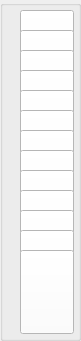
    <widget class="QGroupBox" name="table1">
     <property name="enabled">
      <bool>true</bool>
     </property>
     <property name="geometry">
      <rect>
       <x>10</x>
       <y>110</y>
       <width>81</width>
       <height>341</height>
      </rect>
     </property>
     <property name="sizePolicy">
      <sizepolicy hsizetype="Fixed" vsizetype="Fixed">
       <horstretch>0</horstretch>
       <verstretch>0</verstretch>
      </sizepolicy>
     </property>
     <property name="minimumSize">
      <size>
       <width>72</width>
       <height>112</height>
      </size>
     </property>
     <property name="layoutDirection">
      <enum>Qt::LeftToRight</enum>
     </property>
     <property name="autoFillBackground">
      <bool>false</bool>
     </property>
     <property name="title">
      <string/>
     </property>
     <property name="alignment">
      <set>Qt::AlignJustify|Qt::AlignTop</set>
     </property>
     <widget class="QPushButton" name="table1_card_1">
      <property name="geometry">
       <rect>
        <x>20</x>
        <y>10</y>
        <width>54</width>
        <height>84</height>
       </rect>
      </property>
      <property name="sizePolicy">
       <sizepolicy hsizetype="Fixed" vsizetype="Fixed">
        <horstretch>0</horstretch>
        <verstretch>0</verstretch>
       </sizepolicy>
      </property>
      <property name="minimumSize">
       <size>
        <width>54</width>
        <height>84</height>
       </size>
      </property>
      <property name="maximumSize">
       <size>
        <width>54</width>
        <height>84</height>
       </size>
      </property>
      <property name="styleSheet">
       <string notr="true">background: white;
border-width:3px;
border-color: black;</string>
      </property>
      <property name="text">
       <string/>
      </property>
     </widget>
     <widget class="QPushButton" name="table1_card_6">
      <property name="geometry">
       <rect>
        <x>20</x>
        <y>110</y>
        <width>54</width>
        <height>84</height>
       </rect>
      </property>
      <property name="sizePolicy">
       <sizepolicy hsizetype="Fixed" vsizetype="Fixed">
        <horstretch>0</horstretch>
        <verstretch>0</verstretch>
       </sizepolicy>
      </property>
      <property name="minimumSize">
       <size>
        <width>54</width>
        <height>84</height>
       </size>
      </property>
      <property name="maximumSize">
       <size>
        <width>54</width>
        <height>84</height>
       </size>
      </property>
      <property name="styleSheet">
       <string notr="true">background: white;
border-width:3px;
border-color: black;</string>
      </property>
      <property name="text">
       <string/>
      </property>
     </widget>
     <widget class="QPushButton" name="table1_card_5">
      <property name="geometry">
       <rect>
        <x>20</x>
        <y>90</y>
        <width>54</width>
        <height>84</height>
       </rect>
      </property>
      <property name="sizePolicy">
       <sizepolicy hsizetype="Fixed" vsizetype="Fixed">
        <horstretch>0</horstretch>
        <verstretch>0</verstretch>
       </sizepolicy>
      </property>
      <property name="minimumSize">
       <size>
        <width>54</width>
        <height>84</height>
       </size>
      </property>
      <property name="maximumSize">
       <size>
        <width>54</width>
        <height>84</height>
       </size>
      </property>
      <property name="styleSheet">
       <string notr="true">background: white;
border-width:3px;
border-color: black;</string>
      </property>
      <property name="text">
       <string/>
      </property>
     </widget>
     <widget class="QPushButton" name="table1_card_2">
      <property name="geometry">
       <rect>
        <x>20</x>
        <y>30</y>
        <width>54</width>
        <height>84</height>
       </rect>
      </property>
      <property name="sizePolicy">
       <sizepolicy hsizetype="Fixed" vsizetype="Fixed">
        <horstretch>0</horstretch>
        <verstretch>0</verstretch>
       </sizepolicy>
      </property>
      <property name="minimumSize">
       <size>
        <width>54</width>
        <height>84</height>
       </size>
      </property>
      <property name="maximumSize">
       <size>
        <width>54</width>
        <height>84</height>
       </size>
      </property>
      <property name="styleSheet">
       <string notr="true">background: white;
border-width:3px;
border-color: black;
</string>
      </property>
      <property name="text">
       <string/>
      </property>
     </widget>
     <widget class="QPushButton" name="table1_card_8">
      <property name="geometry">
       <rect>
        <x>20</x>
        <y>150</y>
        <width>54</width>
        <height>84</height>
       </rect>
      </property>
      <property name="sizePolicy">
       <sizepolicy hsizetype="Fixed" vsizetype="Fixed">
        <horstretch>0</horstretch>
        <verstretch>0</verstretch>
       </sizepolicy>
      </property>
      <property name="minimumSize">
       <size>
        <width>54</width>
        <height>84</height>
       </size>
      </property>
      <property name="maximumSize">
       <size>
        <width>54</width>
        <height>84</height>
       </size>
      </property>
      <property name="styleSheet">
       <string notr="true">background: white;
border-width:3px;
border-color: black;
</string>
      </property>
      <property name="text">
       <string/>
      </property>
     </widget>
     <widget class="QPushButton" name="table1_card_3">
      <property name="geometry">
       <rect>
        <x>20</x>
        <y>50</y>
        <width>54</width>
        <height>84</height>
       </rect>
      </property>
      <property name="sizePolicy">
       <sizepolicy hsizetype="Fixed" vsizetype="Fixed">
        <horstretch>0</horstretch>
        <verstretch>0</verstretch>
       </sizepolicy>
      </property>
      <property name="minimumSize">
       <size>
        <width>54</width>
        <height>84</height>
       </size>
      </property>
      <property name="maximumSize">
       <size>
        <width>54</width>
        <height>84</height>
       </size>
      </property>
      <property name="styleSheet">
       <string notr="true">background: white;
border-width:3px;
border-color: black;
</string>
      </property>
      <property name="text">
       <string/>
      </property>
     </widget>
     <widget class="QPushButton" name="table1_card_4">
      <property name="geometry">
       <rect>
        <x>20</x>
        <y>70</y>
        <width>54</width>
        <height>84</height>
       </rect>
      </property>
      <property name="sizePolicy">
       <sizepolicy hsizetype="Fixed" vsizetype="Fixed">
        <horstretch>0</horstretch>
        <verstretch>0</verstretch>
       </sizepolicy>
      </property>
      <property name="minimumSize">
       <size>
        <width>54</width>
        <height>84</height>
       </size>
      </property>
      <property name="maximumSize">
       <size>
        <width>54</width>
        <height>84</height>
       </size>
      </property>
      <property name="styleSheet">
       <string notr="true">background: white;
border-width:3px;
border-color: black;
</string>
      </property>
      <property name="text">
       <string/>
      </property>
     </widget>
     <widget class="QPushButton" name="table1_card_7">
      <property name="geometry">
       <rect>
        <x>20</x>
        <y>130</y>
        <width>54</width>
        <height>84</height>
       </rect>
      </property>
      <property name="sizePolicy">
       <sizepolicy hsizetype="Fixed" vsizetype="Fixed">
        <horstretch>0</horstretch>
        <verstretch>0</verstretch>
       </sizepolicy>
      </property>
      <property name="minimumSize">
       <size>
        <width>54</width>
        <height>84</height>
       </size>
      </property>
      <property name="maximumSize">
       <size>
        <width>54</width>
        <height>84</height>
       </size>
      </property>
      <property name="styleSheet">
       <string notr="true">background: white;
border-width:3px;
border-color: black;
</string>
      </property>
      <property name="text">
       <string/>
      </property>
     </widget>
     <widget class="QPushButton" name="table1_card_9">
      <property name="geometry">
       <rect>
        <x>20</x>
        <y>170</y>
        <width>54</width>
        <height>84</height>
       </rect>
      </property>
      <property name="sizePolicy">
       <sizepolicy hsizetype="Fixed" vsizetype="Fixed">
        <horstretch>0</horstretch>
        <verstretch>0</verstretch>
       </sizepolicy>
      </property>
      <property name="minimumSize">
       <size>
        <width>54</width>
        <height>84</height>
       </size>
      </property>
      <property name="maximumSize">
       <size>
        <width>54</width>
        <height>84</height>
       </size>
      </property>
      <property name="styleSheet">
       <string notr="true">background: white;
border-width:3px;
border-color: black;
</string>
      </property>
      <property name="text">
       <string/>
      </property>
     </widget>
     <widget class="QPushButton" name="table1_card_10">
      <property name="geometry">
       <rect>
        <x>20</x>
        <y>190</y>
        <width>54</width>
        <height>84</height>
       </rect>
      </property>
      <property name="sizePolicy">
       <sizepolicy hsizetype="Fixed" vsizetype="Fixed">
        <horstretch>0</horstretch>
        <verstretch>0</verstretch>
       </sizepolicy>
      </property>
      <property name="minimumSize">
       <size>
        <width>54</width>
        <height>84</height>
       </size>
      </property>
      <property name="maximumSize">
       <size>
        <width>54</width>
        <height>84</height>
       </size>
      </property>
      <property name="styleSheet">
       <string notr="true">background: white;
border-width:3px;
border-color: black;</string>
      </property>
      <property name="text">
       <string/>
      </property>
     </widget>
     <widget class="QPushButton" name="table1_card_11">
      <property name="geometry">
       <rect>
        <x>20</x>
        <y>210</y>
        <width>54</width>
        <height>84</height>
       </rect>
      </property>
      <property name="sizePolicy">
       <sizepolicy hsizetype="Fixed" vsizetype="Fixed">
        <horstretch>0</horstretch>
        <verstretch>0</verstretch>
       </sizepolicy>
      </property>
      <property name="minimumSize">
       <size>
        <width>54</width>
        <height>84</height>
       </size>
      </property>
      <property name="maximumSize">
       <size>
        <width>54</width>
        <height>84</height>
       </size>
      </property>
      <property name="styleSheet">
       <string notr="true">background: white;
border-width:3px;
border-color: black;</string>
      </property>
      <property name="text">
       <string/>
      </property>
     </widget>
     <widget class="QPushButton" name="table1_card_12">
      <property name="geometry">
       <rect>
        <x>20</x>
        <y>230</y>
        <width>54</width>
        <height>84</height>
       </rect>
      </property>
      <property name="sizePolicy">
       <sizepolicy hsizetype="Fixed" vsizetype="Fixed">
        <horstretch>0</horstretch>
        <verstretch>0</verstretch>
       </sizepolicy>
      </property>
      <property name="minimumSize">
       <size>
        <width>54</width>
        <height>84</height>
       </size>
      </property>
      <property name="maximumSize">
       <size>
        <width>54</width>
        <height>84</height>
       </size>
      </property>
      <property name="styleSheet">
       <string notr="true">background: white;
border-width:3px;
border-color: black;
</string>
      </property>
      <property name="text">
       <string/>
      </property>
     </widget>
     <widget class="QPushButton" name="table1_card_13">
      <property name="geometry">
       <rect>
        <x>20</x>
        <y>250</y>
        <width>54</width>
        <height>84</height>
       </rect>
      </property>
      <property name="sizePolicy">
       <sizepolicy hsizetype="Fixed" vsizetype="Fixed">
        <horstretch>0</horstretch>
        <verstretch>0</verstretch>
       </sizepolicy>
      </property>
      <property name="minimumSize">
       <size>
        <width>54</width>
        <height>84</height>
       </size>
      </property>
      <property name="maximumSize">
       <size>
        <width>54</width>
        <height>84</height>
       </size>
      </property>
      <property name="styleSheet">
       <string notr="true">background: white;
border-width:3px;
border-color: black;
</string>
      </property>
      <property name="text">
       <string/>
      </property>
     </widget>
     <zorder>table1_card_1</zorder>
     <zorder>table1_card_2</zorder>
     <zorder>table1_card_3</zorder>
     <zorder>table1_card_4</zorder>
     <zorder>table1_card_5</zorder>
     <zorder>table1_card_6</zorder>
     <zorder>table1_card_7</zorder>
     <zorder>table1_card_8</zorder>
     <zorder>table1_card_9</zorder>
     <zorder>table1_card_10</zorder>
     <zorder>table1_card_11</zorder>
     <zorder>table1_card_12</zorder>
     <zorder>table1_card_13</zorder>
    </widget>
